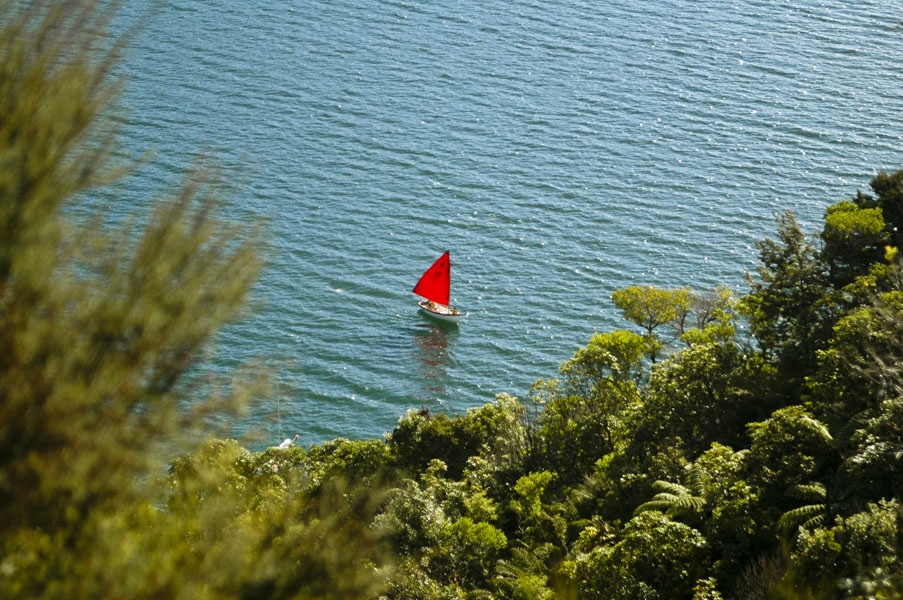
#> input picture 4__Open_CV/New_Zealand_Boat.jpg, 903 x 600 px
$ jupyter execute 005_review_1.ipynb   (older library calls are emulated)
#> lines starting #> are read from the running program, lines starting #| are printed output that depends on the picture
[cell 1]
import cv2
import numpy as np
import matplotlib.pyplot as plt

[cell 2]
img = cv2.imread('New_Zealand_Boat.jpg', cv2.IMREAD_COLOR_BGR)
#> img is the input picture: shape (600, 903, 3); mean B, G, R 96.6, 115, 98

[cell 3]
img = cv2.cvtColor(img, cv2.COLOR_BGR2RGB)

[cell 4]
plt.imshow(img)

[cell 5]
img.shape
#> Out = (600, 903, 3)

[cell 6]
h = 256
w = 256
dims = (w, h)

resized = cv2.resize(img, dsize=dims)
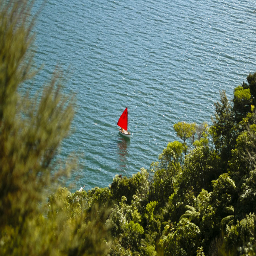
#> resized: shape (256, 256, 3); mean R, G, B 97.8, 114.8, 96.4

[cell 7]
resized.shape
#> Out = (256, 256, 3)

### Normalizing pixel values btw 0 & 1

[cell 8]
resized.dtype

[cell 9]
norm_img = cv2.normalize(resized, None, 0, 1, cv2.NORM_MINMAX,dtype=cv2.CV_32F)

[cell 10]
norm_img.dtype

[cell 11]
plt.imshow(norm_img)

### Appplying Gaussian Blur

[cell 12]
gauss = cv2.GaussianBlur(norm_img, (5,5), 0)
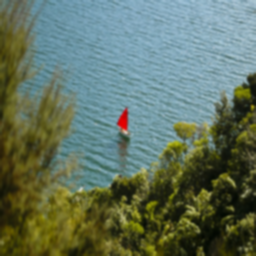
#> gauss: shape (256, 256, 3) float32; mean R, G, B 0.383, 0.45, 0.378

### Edge Detecting

[cell 13]
edges = cv2.cvtColor(img, cv2.COLOR_BGR2GRAY)
edges = cv2.GaussianBlur(edges, (5,5), 0 )

[cell 14]
edges = cv2.Canny(edges, 50, 150)
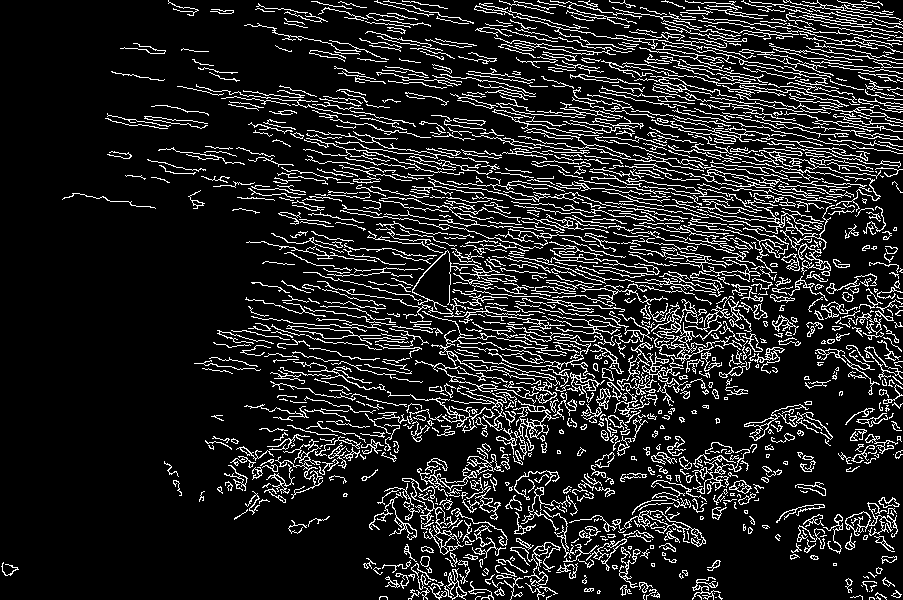
#> edges: shape (600, 903); 13.5% white in thin lines or dots

[cell 15]
plt.imshow(edges, cmap='gray')

### Augmentations

[cell 16]
#flipping
flip = cv2.flip(img, 1)
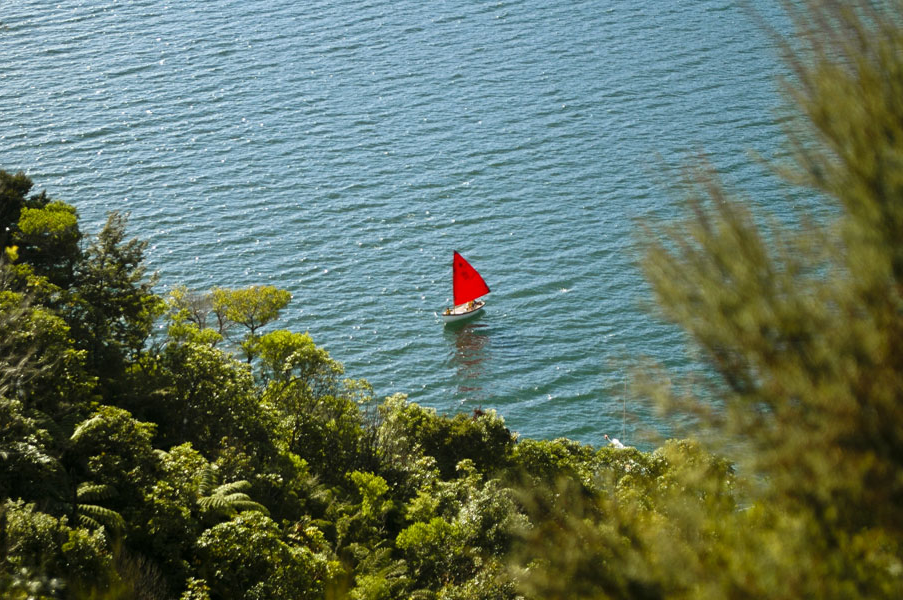
#> flip: shape (600, 903, 3); mean R, G, B 98, 115, 96.6

#rotating
img = cv2.imread('New_Zealand_Boat.jpg', cv2.IMREAD_GRAYSCALE)
#> img: shape (600, 903); min 0, max 255, mean 107.8
h,w = img.shape[:2]
#> h = 600; w = 903

M = cv2.getRotationMatrix2D((w//2, h//2), 45, 1)
rotated = cv2.warpAffine(img, M, (w,h))
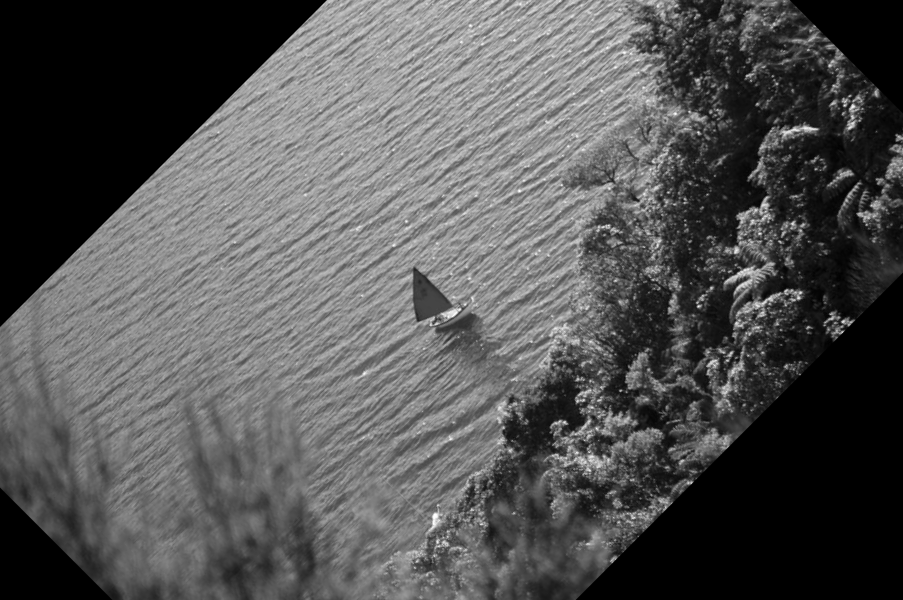
#> rotated: shape (600, 903); min 0, max 255, mean 84.1

[cell 17]
#adding gaussian noise
noise = np.random.normal(0,25, img.shape)
gaussian = img + noise
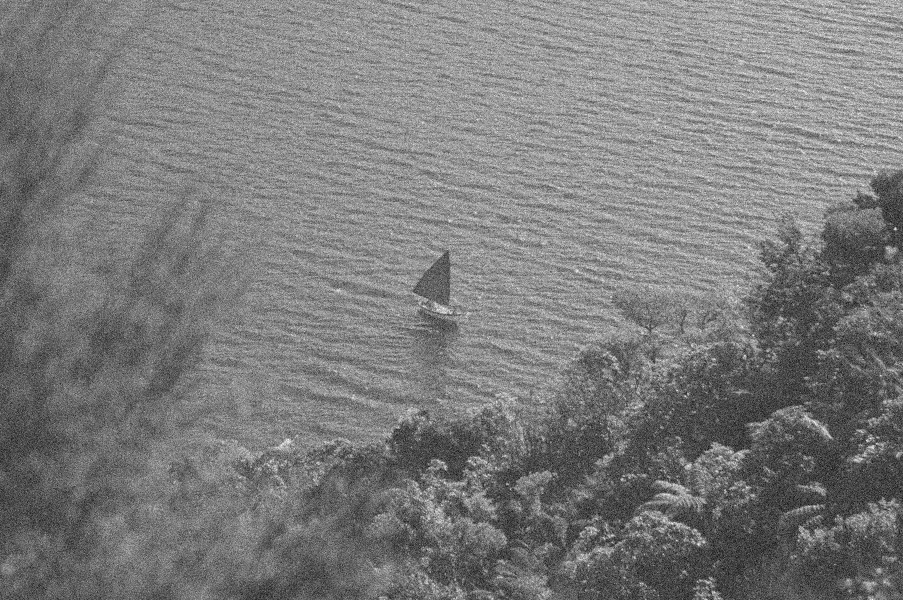
#> gaussian: shape (600, 903) float64; min -97.06, max 325.3, mean 107.9; drawn with min black and max white
gaussian = np.clip(gaussian, 0, 255).astype(np.uint8)
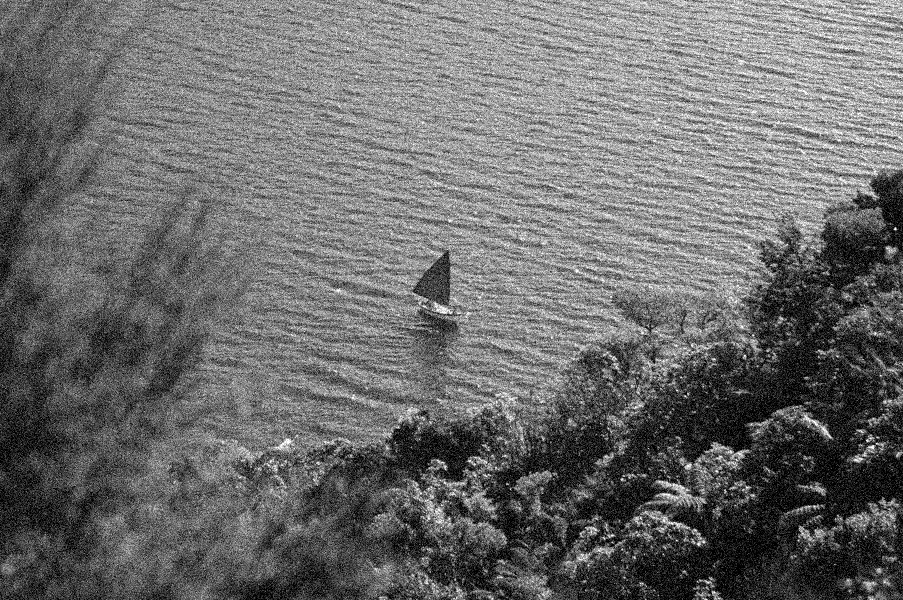
#> gaussian: shape (600, 903); min 0, max 255, mean 107.7

[cell 18]
#brightness and contrast adjustment
adj_img = cv2.convertScaleAbs(img, alpha=1.5, beta=30)
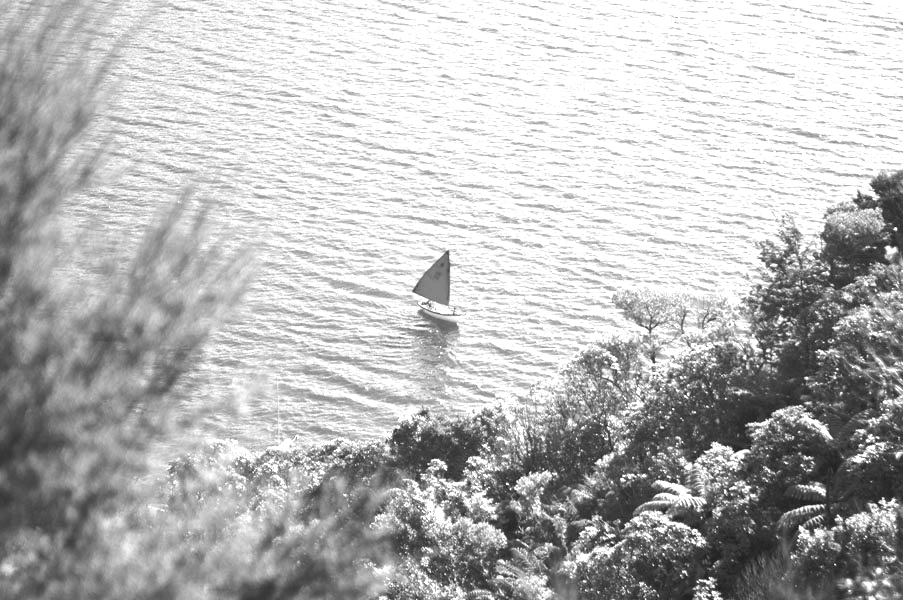
#> adj_img: shape (600, 903); min 30, max 255, mean 184

### Adding text on Overlay

[cell 19]
overlay = img.copy()

text = 'Week 31 Task'
position = (50,100)
font = cv2.FONT_HERSHEY_SIMPLEX
font_scale = 1.2
color = (255,255,255)
thickness = 2

cv2.putText(overlay, text, position, font, font_scale, color, thickness, cv2.LINE_AA)
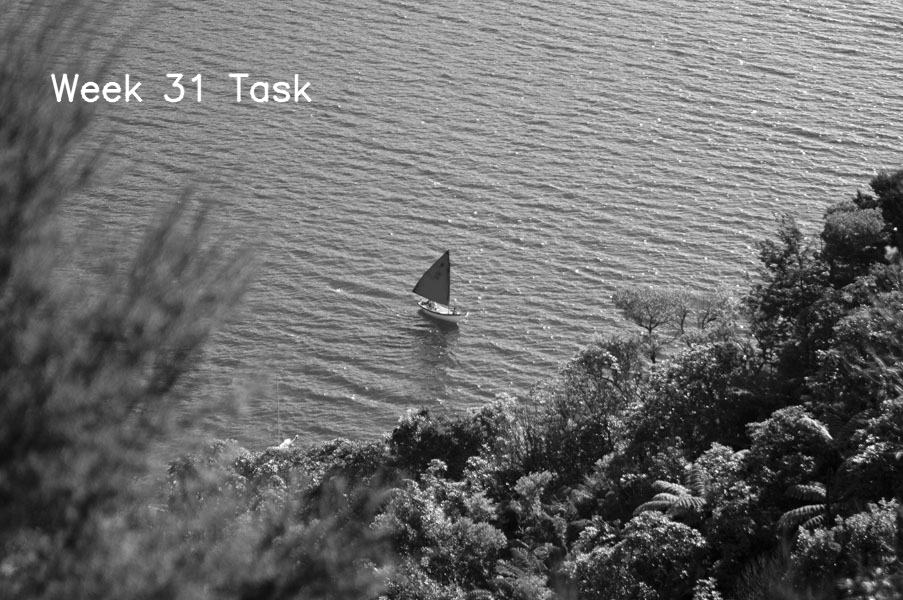
#> overlay: shape (600, 903); min 0, max 255, mean 108.3

#blend overlay

alpha = 0.4
output = cv2.addWeighted(overlay, alpha, rotated, 1-alpha, 0)
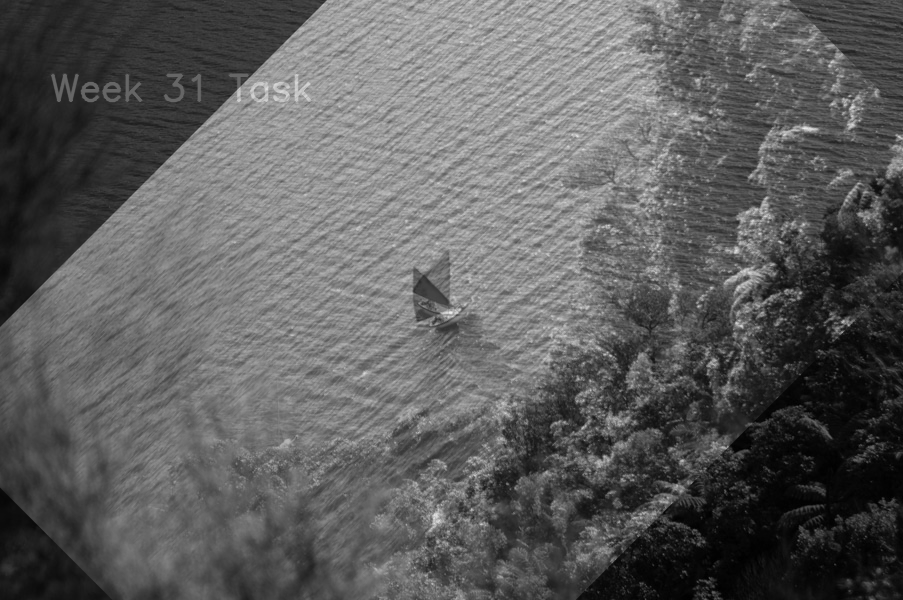
#> output: shape (600, 903); min 0, max 239, mean 93.8

[cell 20]
plt.imshow(cv2.cvtColor(output, cv2.COLOR_BGR2RGB))

$ run again, with 4__Open_CV/Apollo_11_Launch.jpg copied over 4__Open_CV/New_Zealand_Boat.jpg
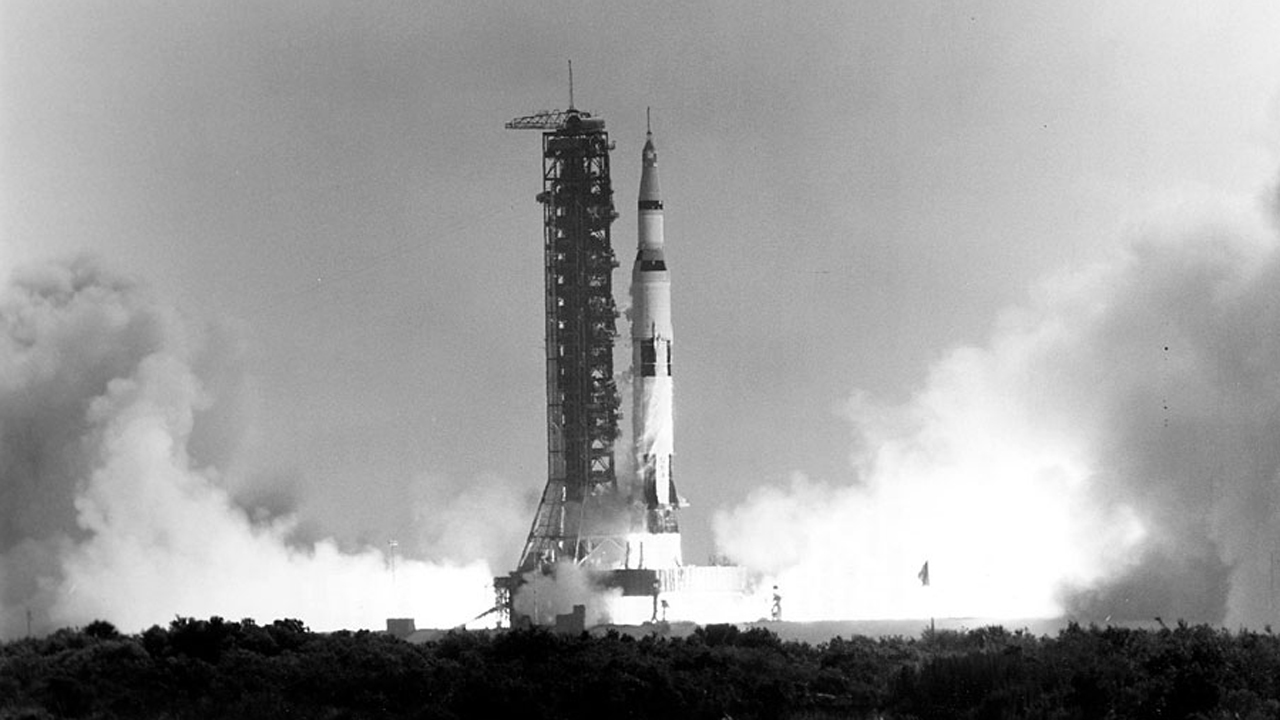
#> input picture 4__Open_CV/Apollo_11_Launch.jpg, 1280 x 720 px
#> img is the input picture: shape (720, 1280, 3); min 0, max 255, mean 156.2
#> `edges = cv2.Canny(edges, 50, 150)`:
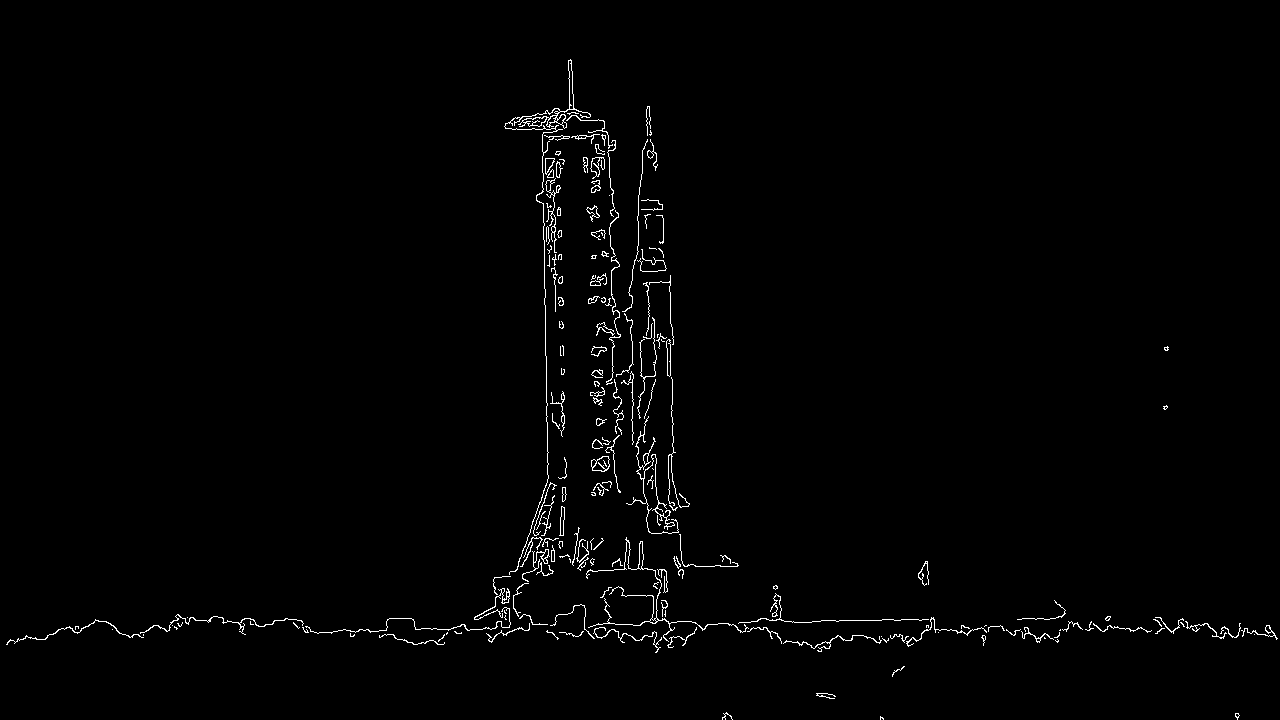
#> edges: shape (720, 1280); 1.2% white in thin lines or dots
#> overlay: shape (720, 1280); min 0, max 255, mean 156.4
#> `output = cv2.addWeighted(overlay, alpha, rotated, 1-alpha, 0)`:
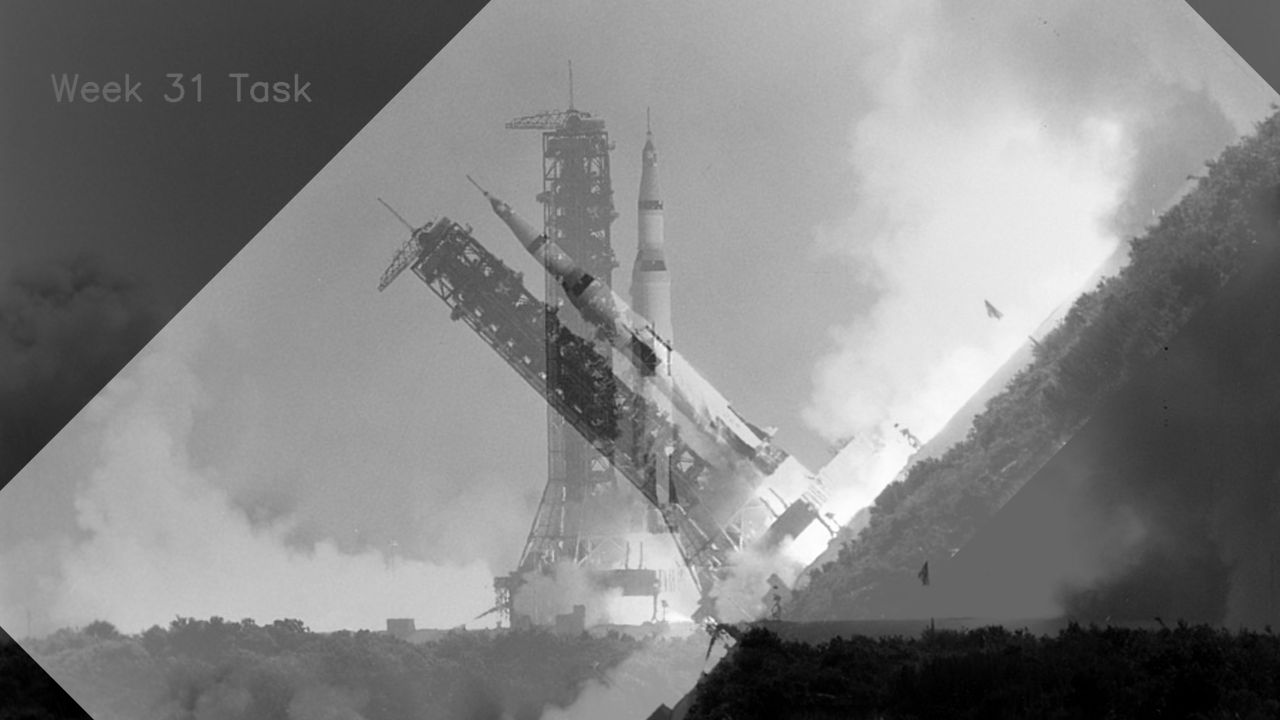
#> output: shape (720, 1280); min 0, max 255, mean 130.7

$ run again, with 4__Open_CV/New_Zealand_Coast.jpg copied over 4__Open_CV/New_Zealand_Boat.jpg
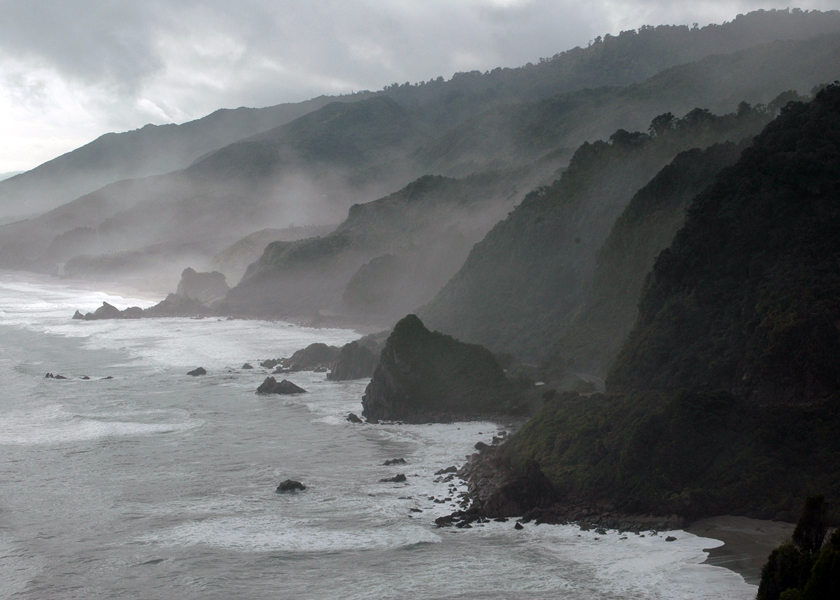
#> input picture 4__Open_CV/New_Zealand_Coast.jpg, 840 x 600 px
#> img is the input picture: shape (600, 840, 3); mean B, G, R 115.2, 113.8, 110.9
#> overlay: shape (600, 840); min 0, max 255, mean 113.2
#> `output = cv2.addWeighted(overlay, alpha, rotated, 1-alpha, 0)`:
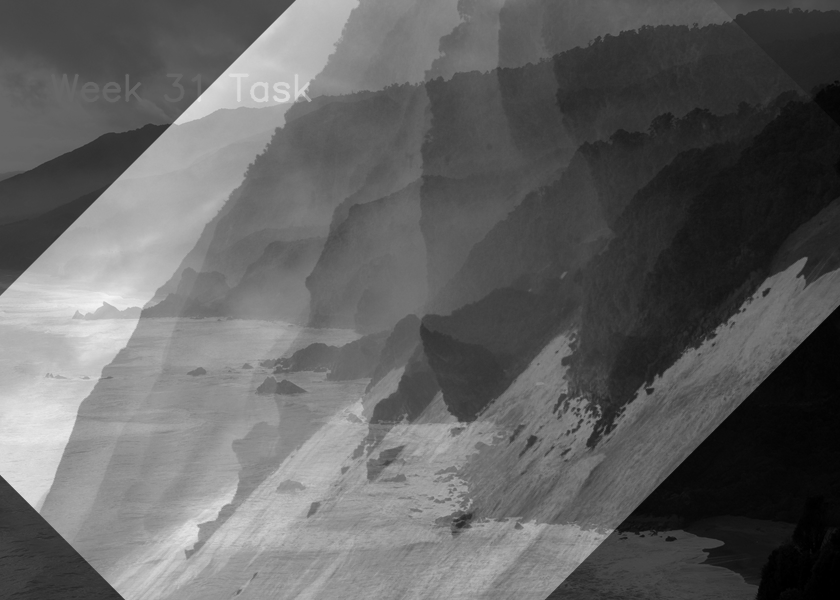
#> output: shape (600, 840); min 0, max 244, mean 99
